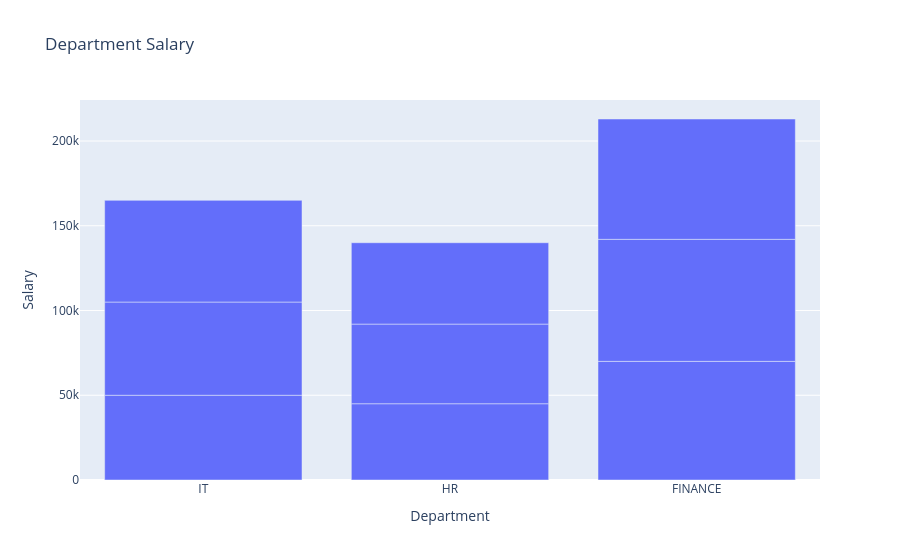

Notebook cell for this chart:
### Code cell
data={'Department':['IT','IT','IT','HR','HR','HR','FINANCE','FINANCE',
                   'FINANCE'],
     'Gender':['Male','Female','Male','Female','Male','Female','Male',
               'Female','Male'],
     'Salary':[50000,55000,60000,45000,47000,48000,70000,72000,71000],
     'Exp':[1,2,3,4,5,6,7,8,9]}
df=pd.DataFrame(data)
fig=px.bar(df,x='Department',y='Salary',title='Department Salary')
fig.show()

### Figure 1 — Plotly figure (JSON) as saved in the notebook; plotly's stock layout.template omitted (floating-point values rounded to 4 significant figures)
{"data": [{"hovertemplate": "Department=%{x}<br>Salary=%{y}<extra></extra>", "legendgroup": "", "marker": {"color": "#636efa", "pattern": {"shape": ""}}, "name": "", "orientation": "v", "showlegend": false, "textposition": "auto", "type": "bar", "x": ["IT", "IT", "IT", "HR", "HR", "HR", "FINANCE", "FINANCE", "FINANCE"], "xaxis": "x", "y": [50000, 55000, 60000, 45000, 47000, 48000, 70000, 72000, 71000], "yaxis": "y"}], "layout": {"barmode": "relative", "legend": {"tracegroupgap": 0}, "title": {"text": "Department Salary"}, "xaxis": {"anchor": "y", "domain": [0, 1], "title": {"text": "Department"}}, "yaxis": {"anchor": "x", "domain": [0, 1], "title": {"text": "Salary"}}}}
